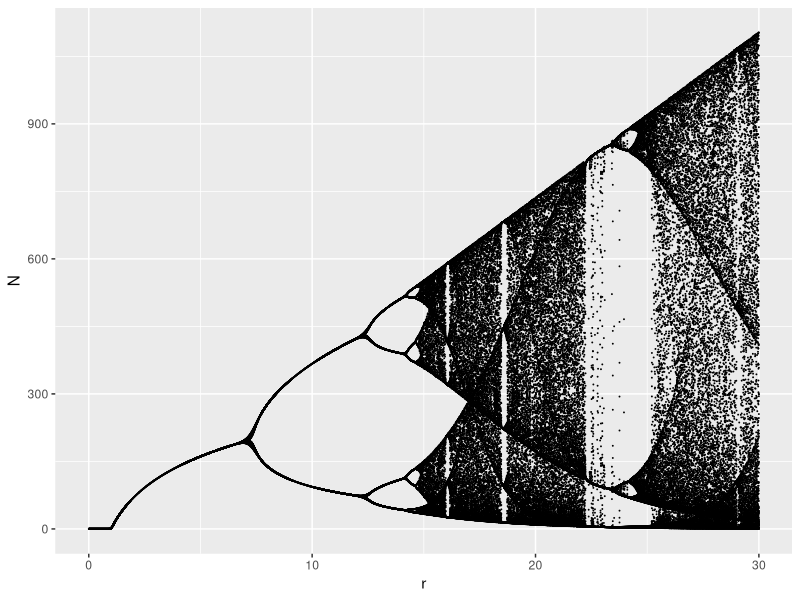

This chart was generated by the following R code:
## ---- chunk 1
knitr::opts_chunk$set(echo = TRUE)
library(tidyverse)
## ---- chunk 2
# Solution provided by Edmund Hart at https://rpubs.com/DistribEcology/880 based on the work of Corey Chivers at https://bayesianbiologist.com/2012/07/13/dynamical-systems-mapping-chaos-with-r/

library(ggplot2)
rmax <- 30
out.df <- matrix(NA, ncol = 2, nrow = 0)
a <- 0.01
r <- seq(0, rmax, by = 0.01)
n <- 100

for (z in 1:length(r)) {

    xl <- vector()
    xl[1] <- 10
    for (i in 2:n) {

        xl[i] <- xl[i - 1] * r[z] * exp(-a * xl[i - 1])

    }
    uval <- unique(xl[40:n])
    ### Here is where we can save the output for ggplot
    out.df <- rbind(out.df, cbind(rep(r[z], length(uval)), uval))
}
out.df <- as.data.frame(out.df)
colnames(out.df) <- c("r", "N")
ggplot(out.df, aes(x = r, y = N)) + geom_point(size = 0.001)
